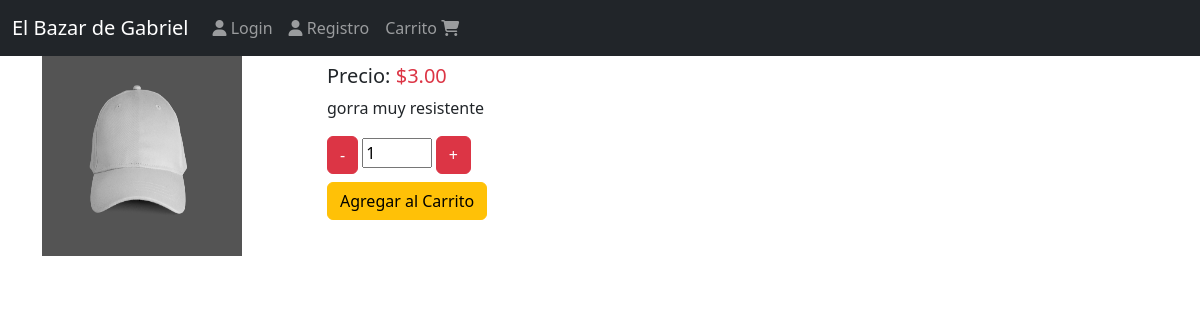
The page /productos/gorra-db on the database its author committed.
### products/models.py (models this page shows, shortened)
class Product(models.Model):
    titles = models.CharField(max_length=40)
    description = models.TextField()
    price = models.DecimalField(max_digits=8, decimal_places=2, default=0.0)
    image = models.ImageField(upload_to = 'products/', null=False, blank=True)
    created_at = models.DateTimeField(auto_now_add=True)
    slug = models.SlugField(max_length=200, null=False, blank=False, unique=True)

### products/views.py (the view)
# urls.py: path('<slug:slug>', views.ProductDatailview.as_view(), name='product'),
class ProductDatailview(DetailView):
    model = Product
    template_name = 'products/product.html'
    def get_context_data(self, **kwargs):
        context = super().get_context_data(**kwargs)
        return context

### templates/products/product.html (shortened to what this page needs)
{% extends "base.html" %}
{% block content %}
<div class='col-3'>
{% if product.image %}
<img src="{{product.image.url}}" alt="imagen de Gorra" width='200' height='200'>
{% endif %}
</div>
<div class="col">
    <div class="h5 font-weight-bold">
        Precio: <span class="text-danger">${{product.price}}</span>
    </div>
    <div class=''>
        <p >{{product.description}}</p>
        <div>
            {% include 'carts/snippets/add.html' %}
        </div>
    </div>
</div>
{% endblock %}

### rows shown on the page
Product: image (picture), price "3.00", description "gorra muy resistente"
